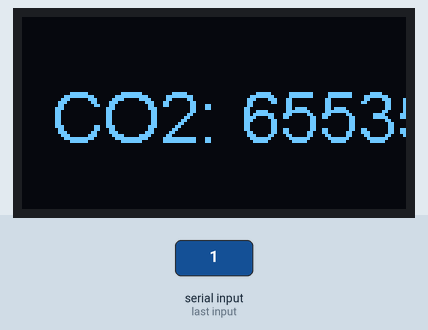
The sketch below on a simulated ESP8266 (NodeMCU). Shown: 128×64 one-colour display. Inputs (shaded band) come from the test bench. What the sketch prints to the serial monitor is not drawn.

1.3 s: "1" received over the second serial link
Above: at 4.7 s.
Timing chart, 0 to 6.2 s (numbered marks = the images above; inputs shaded):
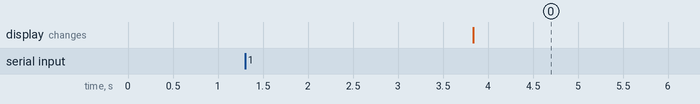

Measured:
- after the input at 1.3 s, the display: changes after 2.5 s (image 0)

The sketch:

ttgo_simple_co2meter.ino
```cpp
#include <Wire.h>
#include "SSD1306Wire.h"

//Senseair Sensor UART pins
#define RXD2 13
#define TXD2 12

// SSD1306 Display i2c pins
#define DPORT 0x3c
#define DSDA 4
#define DSCL 15
#define DRST 16


SSD1306Wire  display(DPORT, DSDA, DSCL);

byte CO2req[] = {0xFE, 0X44, 0X00, 0X08, 0X02, 0X9F, 0X25};
byte CO2out[] = {0, 0, 0, 0, 0, 0, 0};

void RequestCO2 ()
{
  while (!Serial1.available())
  {
    Serial1.write(CO2req, 7);
    delay(50);
  }

  int timeout = 0;
  while (Serial1.available() < 7 )
  {
    timeout++;
    if (timeout > 10)
    {
      while (Serial1.available())
        Serial1.read();
      break;
    }
    delay(50);
  }

  for (int i = 0; i < 7; i++)
  {
    CO2out[i] = Serial1.read();
  }
}

unsigned long CO2count()
{
  int high = CO2out[3];
  int low = CO2out[4];
  unsigned long val = high * 256 + low;
  return val * 1; // S8 = 1. K-30 3% = 3, K-33 ICB = 10
}


void setup() {
  // PC COM Port
  Serial.begin(921600);
  // UART to Sensair CO2 Sensor
  Serial1.begin(9600, SERIAL_8N1, RXD2, TXD2);
  // Reset and setup display
  pinMode(DRST, OUTPUT);
  digitalWrite(DRST, 1);
  display.init();
  display.setContrast(255);
  display.flipScreenVertically();
  display.setFont(ArialMT_Plain_24);
  display.setTextAlignment(TEXT_ALIGN_LEFT);
}

void loop() {
  // Get Data from the Sensor
  RequestCO2();
  unsigned long CO2 = CO2count();
  delay(2000);
  String CO2s = "CO2: " + String(CO2);
  // Debug to PC COM Prot
  Serial.println(CO2s);
  // Display Data on OLED
  display.clear();
  display.drawString(10, 20, CO2s);
  display.display();
}
```
